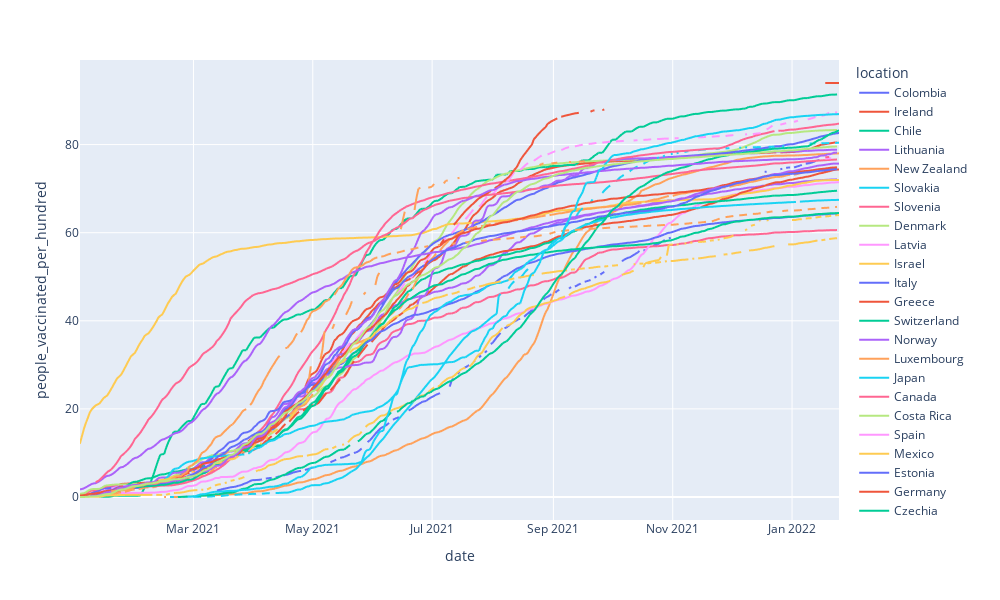

Notebook code for this chart:
### Code cell
vaccinated_data = oecd_data.query("date > '2021-01-01'")
vacc_v_time_plot = px.line(vaccinated_data, x="date", y='people_vaccinated_per_hundred', color='location', height=600, width=1000)
vacc_v_time_plot.write_image("out/vacc_v_time.png")
vacc_v_time_plot

### Figure 1 — Plotly figure (JSON) as saved in the notebook; plotly's stock layout.template omitted (floating-point values rounded to 4 significant figures; data arrays with more than 128 entries replaced by an {"elided": "..."} marker saying what was removed)
{"data": [{"hovertemplate": "location=Colombia<br>date=%{x}<br>people_vaccinated_per_hundred=%{y}<extra></extra>", "legendgroup": "Colombia", "line": {"color": "#636efa", "dash": "solid"}, "marker": {"symbol": "circle"}, "mode": "lines", "name": "Colombia", "showlegend": true, "type": "scattergl", "x": {"elided": "389 str values"}, "xaxis": "x", "y": {"elided": "389 float values"}, "yaxis": "y"}, {"hovertemplate": "location=Ireland<br>date=%{x}<br>people_vaccinated_per_hundred=%{y}<extra></extra>", "legendgroup": "Ireland", "line": {"color": "#EF553B", "dash": "solid"}, "marker": {"symbol": "circle"}, "mode": "lines", "name": "Ireland", "showlegend": true, "type": "scattergl", "x": {"elided": "389 str values"}, "xaxis": "x", "y": {"elided": "389 float values"}, "yaxis": "y"}, {"hovertemplate": "location=Chile<br>date=%{x}<br>people_vaccinated_per_hundred=%{y}<extra></extra>", "legendgroup": "Chile", "line": {"color": "#00cc96", "dash": "solid"}, "marker": {"symbol": "circle"}, "mode": "lines", "name": "Chile", "showlegend": true, "type": "scattergl", "x": {"elided": "389 str values"}, "xaxis": "x", "y": {"elided": "389 float values"}, "yaxis": "y"}, {"hovertemplate": "location=Lithuania<br>date=%{x}<br>people_vaccinated_per_hundred=%{y}<extra></extra>", "legendgroup": "Lithuania", "line": {"color": "#ab63fa", "dash": "solid"}, "marker": {"symbol": "circle"}, "mode": "lines", "name": "Lithuania", "showlegend": true, "type": "scattergl", "x": {"elided": "389 str values"}, "xaxis": "x", "y": {"elided": "389 float values"}, "yaxis": "y"}, {"hovertemplate": "location=New Zealand<br>date=%{x}<br>people_vaccinated_per_hundred=%{y}<extra></extra>", "legendgroup": "New Zealand", "line": {"color": "#FFA15A", "dash": "solid"}, "marker": {"symbol": "circle"}, "mode": "lines", "name": "New Zealand", "showlegend": true, "type": "scattergl", "x": {"elided": "389 str values"}, "xaxis": "x", "y": {"elided": "389 float values"}, "yaxis": "y"}, {"hovertemplate": "location=Slovakia<br>date=%{x}<br>people_vaccinated_per_hundred=%{y}<extra></extra>", "legendgroup": "Slovakia", "line": {"color": "#19d3f3", "dash": "solid"}, "marker": {"symbol": "circle"}, "mode": "lines", "name": "Slovakia", "showlegend": true, "type": "scattergl", "x": {"elided": "389 str values"}, "xaxis": "x", "y": {"elided": "389 float values"}, "yaxis": "y"}, {"hovertemplate": "location=Slovenia<br>date=%{x}<br>people_vaccinated_per_hundred=%{y}<extra></extra>", "legendgroup": "Slovenia", "line": {"color": "#FF6692", "dash": "solid"}, "marker": {"symbol": "circle"}, "mode": "lines", "name": "Slovenia", "showlegend": true, "type": "scattergl", "x": {"elided": "389 str values"}, "xaxis": "x", "y": {"elided": "389 float values"}, "yaxis": "y"}, {"hovertemplate": "location=Denmark<br>date=%{x}<br>people_vaccinated_per_hundred=%{y}<extra></extra>", "legendgroup": "Denmark", "line": {"color": "#B6E880", "dash": "solid"}, "marker": {"symbol": "circle"}, "mode": "lines", "name": "Denmark", "showlegend": true, "type": "scattergl", "x": {"elided": "389 str values"}, "xaxis": "x", "y": {"elided": "389 float values"}, "yaxis": "y"}, {"hovertemplate": "location=Latvia<br>date=%{x}<br>people_vaccinated_per_hundred=%{y}<extra></extra>", "legendgroup": "Latvia", "line": {"color": "#FF97FF", "dash": "solid"}, "marker": {"symbol": "circle"}, "mode": "lines", "name": "Latvia", "showlegend": true, "type": "scattergl", "x": {"elided": "389 str values"}, "xaxis": "x", "y": {"elided": "389 float values"}, "yaxis": "y"}, {"hovertemplate": "location=Israel<br>date=%{x}<br>people_vaccinated_per_hundred=%{y}<extra></extra>", "legendgroup": "Israel", "line": {"color": "#FECB52", "dash": "solid"}, "marker": {"symbol": "circle"}, "mode": "lines", "name": "Israel", "showlegend": true, "type": "scattergl", "x": {"elided": "389 str values"}, "xaxis": "x", "y": {"elided": "389 float values"}, "yaxis": "y"}, {"hovertemplate": "location=Italy<br>date=%{x}<br>people_vaccinated_per_hundred=%{y}<extra></extra>", "legendgroup": "Italy", "line": {"color": "#636efa", "dash": "solid"}, "marker": {"symbol": "circle"}, "mode": "lines", "name": "Italy", "showlegend": true, "type": "scattergl", "x": {"elided": "389 str values"}, "xaxis": "x", "y": {"elided": "389 float values"}, "yaxis": "y"}, {"hovertemplate": "location=Greece<br>date=%{x}<br>people_vaccinated_per_hundred=%{y}<extra></extra>", "legendgroup": "Greece", "line": {"color": "#EF553B", "dash": "solid"}, "marker": {"symbol": "circle"}, "mode": "lines", "name": "Greece", "showlegend": true, "type": "scattergl", "x": {"elided": "389 str values"}, "xaxis": "x", "y": {"elided": "389 float values"}, "yaxis": "y"}, {"hovertemplate": "location=Switzerland<br>date=%{x}<br>people_vaccinated_per_hundred=%{y}<extra></extra>", "legendgroup": "Switzerland", "line": {"color": "#00cc96", "dash": "solid"}, "marker": {"symbol": "circle"}, "mode": "lines", "name": "Switzerland", "showlegend": true, "type": "scattergl", "x": {"elided": "389 str values"}, "xaxis": "x", "y": {"elided": "389 float values"}, "yaxis": "y"}, {"hovertemplate": "location=Norway<br>date=%{x}<br>people_vaccinated_per_hundred=%{y}<extra></extra>", "legendgroup": "Norway", "line": {"color": "#ab63fa", "dash": "solid"}, "marker": {"symbol": "circle"}, "mode": "lines", "name": "Norway", "showlegend": true, "type": "scattergl", "x": {"elided": "389 str values"}, "xaxis": "x", "y": {"elided": "389 float values"}, "yaxis": "y"}, {"hovertemplate": "location=Luxembourg<br>date=%{x}<br>people_vaccinated_per_hundred=%{y}<extra></extra>", "legendgroup": "Luxembourg", "line": {"color": "#FFA15A", "dash": "solid"}, "marker": {"symbol": "circle"}, "mode": "lines", "name": "Luxembourg", "showlegend": true, "type": "scattergl", "x": {"elided": "389 str values"}, "xaxis": "x", "y": {"elided": "389 float values"}, "yaxis": "y"}, {"hovertemplate": "location=Japan<br>date=%{x}<br>people_vaccinated_per_hundred=%{y}<extra></extra>", "legendgroup": "Japan", "line": {"color": "#19d3f3", "dash": "solid"}, "marker": {"symbol": "circle"}, "mode": "lines", "name": "Japan", "showlegend": true, "type": "scattergl", "x": {"elided": "389 str values"}, "xaxis": "x", "y": {"elided": "389 float values"}, "yaxis": "y"}, {"hovertemplate": "location=Canada<br>date=%{x}<br>people_vaccinated_per_hundred=%{y}<extra></extra>", "legendgroup": "Canada", "line": {"color": "#FF6692", "dash": "solid"}, "marker": {"symbol": "circle"}, "mode": "lines", "name": "Canada", "showlegend": true, "type": "scattergl", "x": {"elided": "389 str values"}, "xaxis": "x", "y": {"elided": "389 float values"}, "yaxis": "y"}, {"hovertemplate": "location=Costa Rica<br>date=%{x}<br>people_vaccinated_per_hundred=%{y}<extra></extra>", "legendgroup": "Costa Rica", "line": {"color": "#B6E880", "dash": "solid"}, "marker": {"symbol": "circle"}, "mode": "lines", "name": "Costa Rica", "showlegend": true, "type": "scattergl", "x": {"elided": "389 str values"}, "xaxis": "x", "y": {"elided": "389 float values"}, "yaxis": "y"}, {"hovertemplate": "location=Spain<br>date=%{x}<br>people_vaccinated_per_hundred=%{y}<extra></extra>", "legendgroup": "Spain", "line": {"color": "#FF97FF", "dash": "solid"}, "marker": {"symbol": "circle"}, "mode": "lines", "name": "Spain", "showlegend": true, "type": "scattergl", "x": {"elided": "389 str values"}, "xaxis": "x", "y": {"elided": "389 float values"}, "yaxis": "y"}, {"hovertemplate": "location=Mexico<br>date=%{x}<br>people_vaccinated_per_hundred=%{y}<extra></extra>", "legendgroup": "Mexico", "line": {"color": "#FECB52", "dash": "solid"}, "marker": {"symbol": "circle"}, "mode": "lines", "name": "Mexico", "showlegend": true, "type": "scattergl", "x": {"elided": "389 str values"}, "xaxis": "x", "y": {"elided": "389 float values"}, "yaxis": "y"}, {"hovertemplate": "location=Estonia<br>date=%{x}<br>people_vaccinated_per_hundred=%{y}<extra></extra>", "legendgroup": "Estonia", "line": {"color": "#636efa", "dash": "solid"}, "marker": {"symbol": "circle"}, "mode": "lines", "name": "Estonia", "showlegend": true, "type": "scattergl", "x": {"elided": "389 str values"}, "xaxis": "x", "y": {"elided": "389 float values"}, "yaxis": "y"}, {"hovertemplate": "location=Germany<br>date=%{x}<br>people_vaccinated_per_hundred=%{y}<extra></extra>", "legendgroup": "Germany", "line": {"color": "#EF553B", "dash": "solid"}, "marker": {"symbol": "circle"}, "mode": "lines", "name": "Germany", "showlegend": true, "type": "scattergl", "x": {"elided": "389 str values"}, "xaxis": "x", "y": {"elided": "389 float values"}, "yaxis": "y"}, {"hovertemplate": "location=Czechia<br>date=%{x}<br>people_vaccinated_per_hundred=%{y}<extra></extra>", "legendgroup": "Czechia", "line": {"color": "#00cc96", "dash": "solid"}, "marker": {"symbol": "circle"}, "mode": "lines", "name": "Czechia", "showlegend": true, "type": "scattergl", "x": {"elided": "389 str values"}, "xaxis": "x", "y": {"elided": "389 float values"}, "yaxis": "y"}, {"hovertemplate": "location=United States<br>date=%{x}<br>people_vaccinated_per_hundred=%{y}<extra></extra>", "legendgroup": "United States", "line": {"color": "#ab63fa", "dash": "solid"}, "marker": {"symbol": "circle"}, "mode": "lines", "name": "United States", "showlegend": true, "type": "scattergl", "x": {"elided": "389 str values"}, "xaxis": "x", "y": {"elided": "389 float values"}, "yaxis": "y"}, {"hovertemplate": "location=Iceland<br>date=%{x}<br>people_vaccinated_per_hundred=%{y}<extra></extra>", "legendgroup": "Iceland", "line": {"color": "#FFA15A", "dash": "solid"}, "marker": {"symbol": "circle"}, "mode": "lines", "name": "Iceland", "showlegend": true, "type": "scattergl", "x": {"elided": "389 str values"}, "xaxis": "x", "y": {"elided": "389 float values"}, "yaxis": "y"}, {"hovertemplate": "location=Turkey<br>date=%{x}<br>people_vaccinated_per_hundred=%{y}<extra></extra>", "legendgroup": "Turkey", "line": {"color": "#19d3f3", "dash": "solid"}, "marker": {"symbol": "circle"}, "mode": "lines", "name": "Turkey", "showlegend": true, "type": "scattergl", "x": {"elided": "389 str values"}, "xaxis": "x", "y": {"elided": "389 float values"}, "yaxis": "y"}, {"hovertemplate": "location=United Kingdom<br>date=%{x}<br>people_vaccinated_per_hundred=%{y}<extra></extra>", "legendgroup": "United Kingdom", "line": {"color": "#FF6692", "dash": "solid"}, "marker": {"symbol": "circle"}, "mode": "lines", "name": "United Kingdom", "showlegend": true, "type": "scattergl", "x": {"elided": "389 str values"}, "xaxis": "x", "y": {"elided": "389 float values"}, "yaxis": "y"}, {"hovertemplate": "location=Netherlands<br>date=%{x}<br>people_vaccinated_per_hundred=%{y}<extra></extra>", "legendgroup": "Netherlands", "line": {"color": "#B6E880", "dash": "solid"}, "marker": {"symbol": "circle"}, "mode": "lines", "name": "Netherlands", "showlegend": true, "type": "scattergl", "x": {"elided": "389 str values"}, "xaxis": "x", "y": {"elided": "389 float values"}, "yaxis": "y"}, {"hovertemplate": "location=Sweden<br>date=%{x}<br>people_vaccinated_per_hundred=%{y}<extra></extra>", "legendgroup": "Sweden", "line": {"color": "#FF97FF", "dash": "solid"}, "marker": {"symbol": "circle"}, "mode": "lines", "name": "Sweden", "showlegend": true, "type": "scattergl", "x": {"elided": "389 str values"}, "xaxis": "x", "y": {"elided": "389 float values"}, "yaxis": "y"}, {"hovertemplate": "location=Poland<br>date=%{x}<br>people_vaccinated_per_hundred=%{y}<extra></extra>", "legendgroup": "Poland", "line": {"color": "#FECB52", "dash": "solid"}, "marker": {"symbol": "circle"}, "mode": "lines", "name": "Poland", "showlegend": true, "type": "scattergl", "x": {"elided": "389 str values"}, "xaxis": "x", "y": {"elided": "389 float values"}, "yaxis": "y"}, {"hovertemplate": "location=Austria<br>date=%{x}<br>people_vaccinated_per_hundred=%{y}<extra></extra>", "legendgroup": "Austria", "line": {"color": "#636efa", "dash": "solid"}, "marker": {"symbol": "circle"}, "mode": "lines", "name": "Austria", "showlegend": true, "type": "scattergl", "x": {"elided": "389 str values"}, "xaxis": "x", "y": {"elided": "389 float values"}, "yaxis": "y"}, {"hovertemplate": "location=Portugal<br>date=%{x}<br>people_vaccinated_per_hundred=%{y}<extra></extra>", "legendgroup": "Portugal", "line": {"color": "#EF553B", "dash": "solid"}, "marker": {"symbol": "circle"}, "mode": "lines", "name": "Portugal", "showlegend": true, "type": "scattergl", "x": {"elided": "389 str values"}, "xaxis": "x", "y": {"elided": "389 float values"}, "yaxis": "y"}, {"hovertemplate": "location=Australia<br>date=%{x}<br>people_vaccinated_per_hundred=%{y}<extra></extra>", "legendgroup": "Australia", "line": {"color": "#00cc96", "dash": "solid"}, "marker": {"symbol": "circle"}, "mode": "lines", "name": "Australia", "showlegend": true, "type": "scattergl", "x": {"elided": "389 str values"}, "xaxis": "x", "y": {"elided": "389 float values"}, "yaxis": "y"}, {"hovertemplate": "location=Belgium<br>date=%{x}<br>people_vaccinated_per_hundred=%{y}<extra></extra>", "legendgroup": "Belgium", "line": {"color": "#ab63fa", "dash": "solid"}, "marker": {"symbol": "circle"}, "mode": "lines", "name": "Belgium", "showlegend": true, "type": "scattergl", "x": {"elided": "389 str values"}, "xaxis": "x", "y": {"elided": "389 float values"}, "yaxis": "y"}, {"hovertemplate": "location=Hungary<br>date=%{x}<br>people_vaccinated_per_hundred=%{y}<extra></extra>", "legendgroup": "Hungary", "line": {"color": "#FFA15A", "dash": "solid"}, "marker": {"symbol": "circle"}, "mode": "lines", "name": "Hungary", "showlegend": true, "type": "scattergl", "x": {"elided": "389 str values"}, "xaxis": "x", "y": {"elided": "389 float values"}, "yaxis": "y"}, {"hovertemplate": "location=South Korea<br>date=%{x}<br>people_vaccinated_per_hundred=%{y}<extra></extra>", "legendgroup": "South Korea", "line": {"color": "#19d3f3", "dash": "solid"}, "marker": {"symbol": "circle"}, "mode": "lines", "name": "South Korea", "showlegend": true, "type": "scattergl", "x": {"elided": "389 str values"}, "xaxis": "x", "y": {"elided": "389 float values"}, "yaxis": "y"}, {"hovertemplate": "location=Finland<br>date=%{x}<br>people_vaccinated_per_hundred=%{y}<extra></extra>", "legendgroup": "Finland", "line": {"color": "#FF6692", "dash": "solid"}, "marker": {"symbol": "circle"}, "mode": "lines", "name": "Finland", "showlegend": true, "type": "scattergl", "x": {"elided": "389 str values"}, "xaxis": "x", "y": {"elided": "389 float values"}, "yaxis": "y"}, {"hovertemplate": "location=France<br>date=%{x}<br>people_vaccinated_per_hundred=%{y}<extra></extra>", "legendgroup": "France", "line": {"color": "#B6E880", "dash": "solid"}, "marker": {"symbol": "circle"}, "mode": "lines", "name": "France", "showlegend": true, "type": "scattergl", "x": {"elided": "389 str values"}, "xaxis": "x", "y": {"elided": "389 float values"}, "yaxis": "y"}], "layout": {"height": 600, "legend": {"title": {"text": "location"}, "tracegroupgap": 0}, "margin": {"t": 60}, "width": 1000, "xaxis": {"anchor": "y", "domain": [0, 1], "title": {"text": "date"}}, "yaxis": {"anchor": "x", "domain": [0, 1], "title": {"text": "people_vaccinated_per_hundred"}}}}
